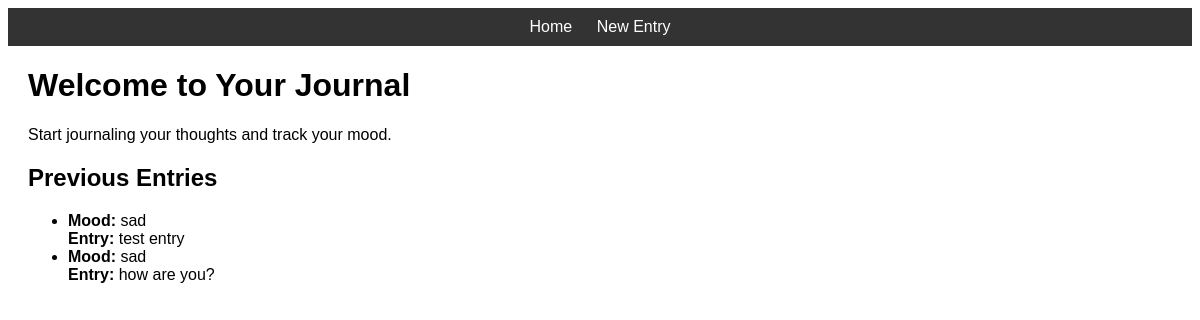
Before: / with the older database file.
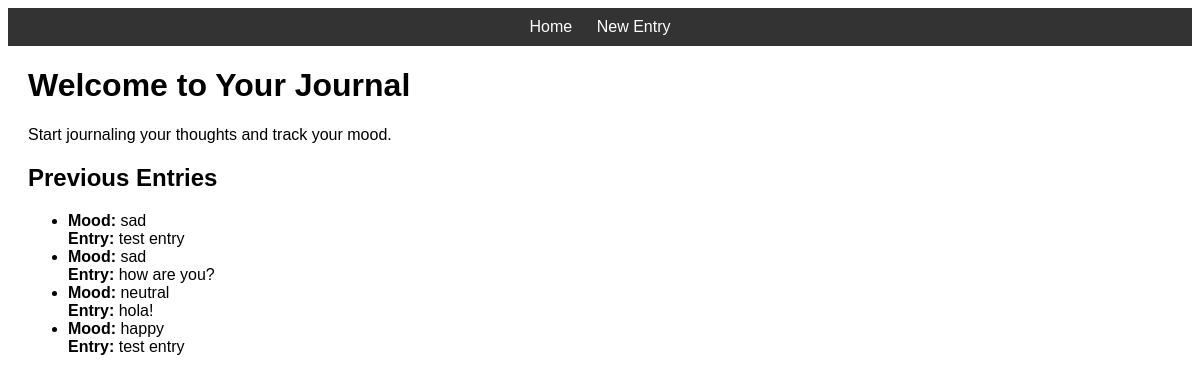
After: the same page with the newer database file.
### tables this page shows
CREATE TABLE entries (id INTEGER PRIMARY KEY AUTOINCREMENT, entry TEXT, mood TEXT);

### app/routes.py (the view)
@main.route('/')
def index():
    entries = get_entries()
    return render_template('index.html', entries=entries)

### app/routes.py (called while the page is built)
def get_entries():
    db_path = os.path.join('data', 'journal_entries.db')
    conn = sqlite3.connect(db_path)
    cursor = conn.cursor()
    cursor.execute('SELECT entry, mood FROM entries')
    entries = cursor.fetchall()
    conn.close()
    return entries

### app/templates/index.html
{% extends "layout.html" %}
{% block content %}
<h1>Welcome to Your Journal</h1>
<p>Start journaling your thoughts and track your mood.</p>
<h2>Previous Entries</h2>
<ul>
    {% for entry, mood in entries %}
        <li><strong>Mood:</strong> {{ mood }} <br> <strong>Entry:</strong> {{ entry }}</li>
    {% endfor %}
</ul>
{% endblock %}

### app/templates/layout.html (shortened to what this page needs)
<!DOCTYPE html>
<html lang="en">
<head>
    <link rel="stylesheet" href="{{ url_for('static', filename='style.css') }}">
</head>
<body>
    <nav>
        <a href="{{ url_for('main.index') }}">Home</a>
        <a href="{{ url_for('main.entry') }}">New Entry</a>
    </nav>
    <div class="container">
        {% block content %}{% endblock %}
    </div>
</body>
</html>

### app/static/style.css (style rules this page uses)
body { font-family: Arial, sans-serif; }
nav { background-color: #333; color: white; padding: 10px; text-align: center; }
nav a { color: white; margin: 0 10px; text-decoration: none; }
.container { margin: 20px; }

Changed rows visible on the page:
added entries: mood "neutral", entry "hola!"
added entries: mood "happy", entry "test entry"
